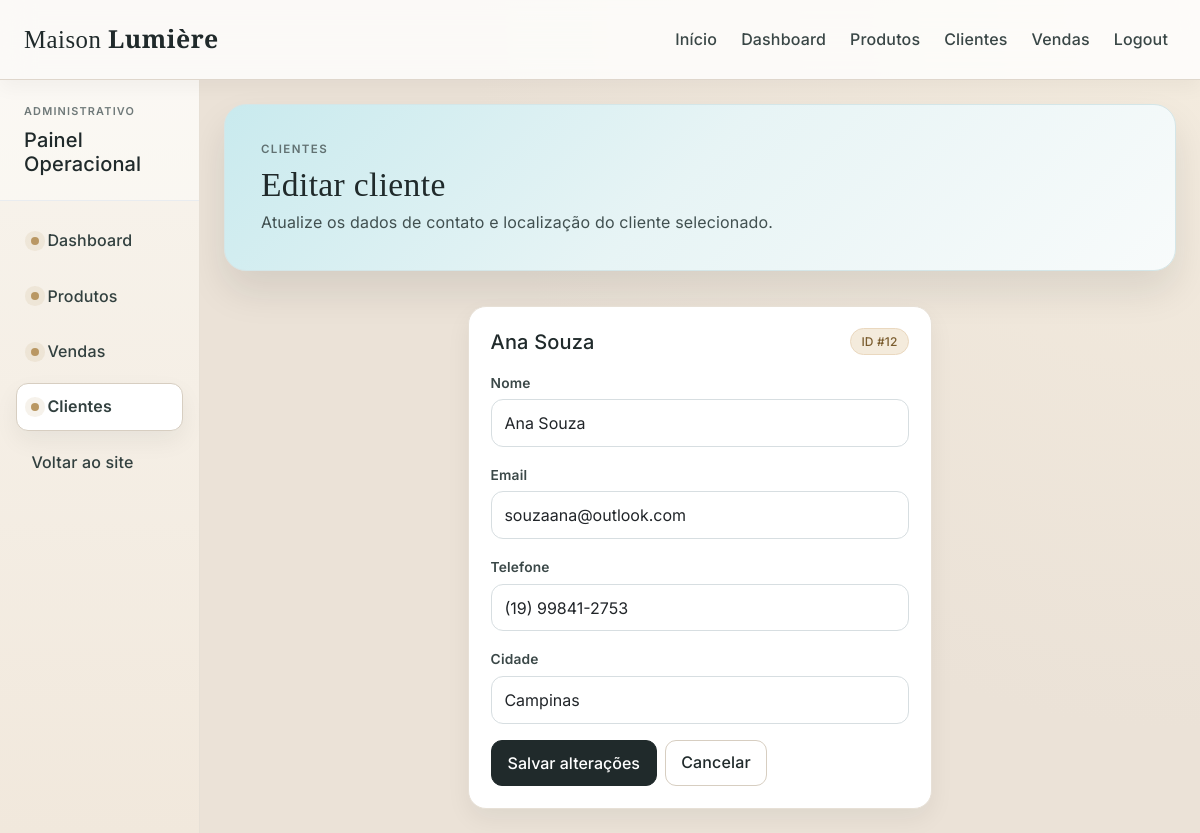
The app's page /clientes/editar/12 (signed in) with its own data.
### tables this page shows
CREATE TABLE "cliente" (
	"id"	INTEGER,
	"nome"	TEXT,
	"email"	TEXT,
	"senha"	TEXT,
	"telefone"	TEXT,
	"cidade"	TEXT,
	PRIMARY KEY("id" AUTOINCREMENT)
);

### app.py (the view, shortened to what this page needs)
@app.route('/clientes/editar/<int:id>', methods=['GET', 'POST'])
@login_required
def clientes_editar(id):
    cliente = obter_cliente_por_id(id)
    if not cliente:
        flash("Cliente nao encontrado.", "warning")
        return redirect(url_for("clientes"))
    return render_template("cliente_editar.html", cliente=cliente)

### app.py (called while the page is built)
def conectar():
    conn = sqlite3.connect("loja_velas.db")
    conn.row_factory = sqlite3.Row
    return conn

@login_manager.user_loader
def carregar_usuario(user_id):
    conn = conectar()
    cursor = conn.cursor()
    cursor.execute("SELECT id, nome, email FROM usuario WHERE id = ?", (user_id,))
    registro = cursor.fetchone()
    conn.close()
    if registro:
        return Usuario(registro["id"], registro["nome"], registro["email"])
    return None

def obter_cliente_por_id(cliente_id):
    conn = conectar()
    cursor = conn.cursor()
    cursor.execute("SELECT * FROM cliente WHERE id = ?", (cliente_id,))
    registro = cursor.fetchone()
    conn.close()
    return registro

### templates/cliente_editar.html (shortened to what this page needs)
{% extends 'layout/base.html' %}
{% block hero %}
<div class="hero-card">
  <p class="hero-kicker mb-2">Clientes</p>
  <h1 class="hero-title mb-2">Editar cliente</h1>
  <p class="hero-subtitle mb-0">Atualize os dados de contato e localização do cliente selecionado.</p>
</div>
{% endblock %}
{% block content %}
<div class="row justify-content-center">
  <div class="col-12 col-xl-6">
    <article class="surface-card">
      <div class="d-flex align-items-center justify-content-between mb-3">
        <h2 class="h5 mb-0">{{ cliente['nome'] }}</h2>
        <span class="badge maison-badge-soft">ID #{{ cliente['id'] }}</span>
      </div>
      <form action="/clientes/editar/{{ cliente['id'] }}" method="POST" class="row g-3" novalidate>
        <div class="col-12">
          <label class="form-label">Nome</label>
          <input class="form-control" name="nome" value="{{ cliente['nome'] }}" required minlength="2">
        </div>
        <div class="col-12">
          <label class="form-label">Email</label>
          <input type="email" class="form-control" name="email" value="{{ cliente['email'] }}" required>
        </div>
        <div class="col-12">
          <label class="form-label">Telefone</label>
          <input class="form-control" name="telefone" value="{{ cliente['telefone'] }}" required minlength="10">
        </div>
        <div class="col-12">
          <label class="form-label">Cidade</label>
          <input class="form-control" name="cidade" value="{{ cliente['cidade'] }}" required minlength="2">
        </div>
        <div class="col-12 d-flex gap-2 flex-wrap">
          <button type="submit" class="btn btn-maison">Salvar alterações</button>
          <a href="/clientes" class="btn btn-maison-ghost">Cancelar</a>
        </div>
      </form>
    </article>
  </div>
</div>
{% endblock %}

### static/css/main.css (style rules this page uses)
:root { --maison-bg: #ebe2d7; --maison-surface: #f7f4ef; --maison-card: #ffffff; --maison-primary: #202a2b; --maison-secondary: #6a7474; --maison-accent: #b99763; --maison-accent-soft: #f4ebdc; --maison-border: #e7e0d6; --maison-border-strong: #d7cec1; --maison-shadow-sm: 0 10px 24px rgba(23, 31, 32, 0.06); --maison-shadow-md: 0 20px 38px rgba(23, 31, 32, 0.1); }
* { box-sizing: border-box; }
body.maison-body { font-family: "Inter", Arial, sans-serif; background: radial-gradient(circle at top right, #f4ecdf 0%, var(--maison-bg) 50%); color: var(--maison-primary); line-height: 1.45; letter-spacing: 0.01em; }
.hero-card { background: linear-gradient(135deg, #c9eaee 0%, #e7f4f5 48%, #f8fbfb 100%); border: 1px solid #d4e6e8; border-radius: 22px; padding: 2.25rem; box-shadow: var(--maison-shadow-md); }
.hero-kicker { text-transform: uppercase; letter-spacing: 0.12em; font-size: 0.72rem; font-weight: 600; color: #617172; }
.hero-title { font-family: "Playfair Display", Georgia, serif; font-size: clamp(1.95rem, 2.8vw, 3.2rem); line-height: 1.12; letter-spacing: 0.01em; }
.hero-subtitle { color: #415050; max-width: 64ch; }
.surface-card { background: var(--maison-card); border: 1px solid var(--maison-border); border-radius: 18px; padding: 1.35rem; box-shadow: var(--maison-shadow-sm); transition: transform 0.22s ease, box-shadow 0.22s ease, border-color 0.22s ease; }
.btn-maison { background: var(--maison-primary); color: #fff; border: 1px solid var(--maison-primary); border-radius: 11px; padding: 0.63rem 1rem; font-weight: 500; transition: all 0.22s ease; }
.form-label { font-size: 0.86rem; font-weight: 600; color: #3b4848; margin-bottom: 0.35rem; }
.form-control { border-radius: 12px; border-color: #d7dee1; min-height: 44px; padding: 0.68rem 0.8rem; transition: all 0.22s ease; }
.form-control::placeholder { color: #a0aaae; }
.maison-badge-soft { background: var(--maison-accent-soft); color: #7a5c2e; border: 1px solid #ead8bf; font-weight: 500; border-radius: 999px; padding: 0.38rem 0.68rem; }
.btn-maison-ghost { background: #fff; color: var(--maison-primary); border: 1px solid var(--maison-border-strong); border-radius: 11px; padding: 0.58rem 0.95rem; font-weight: 500; text-decoration: none; transition: all 0.22s ease; }

### records on screen
cliente: nome "Ana Souza", id "12", email "souzaana@outlook.com", telefone "(19) 99841-2753", cidade "Campinas"
